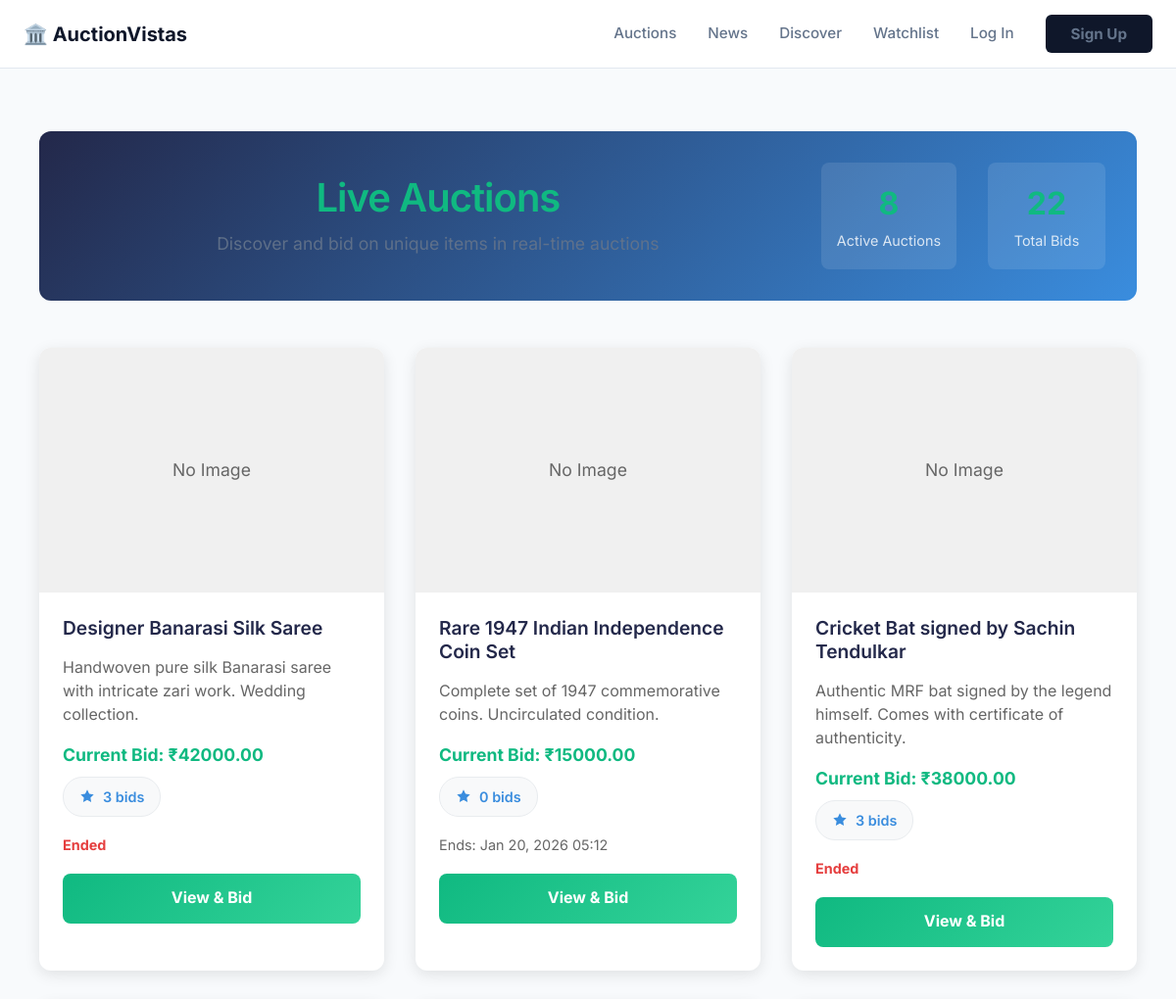
The app's page /marketplace/live-auctions/ (upper part), older data.
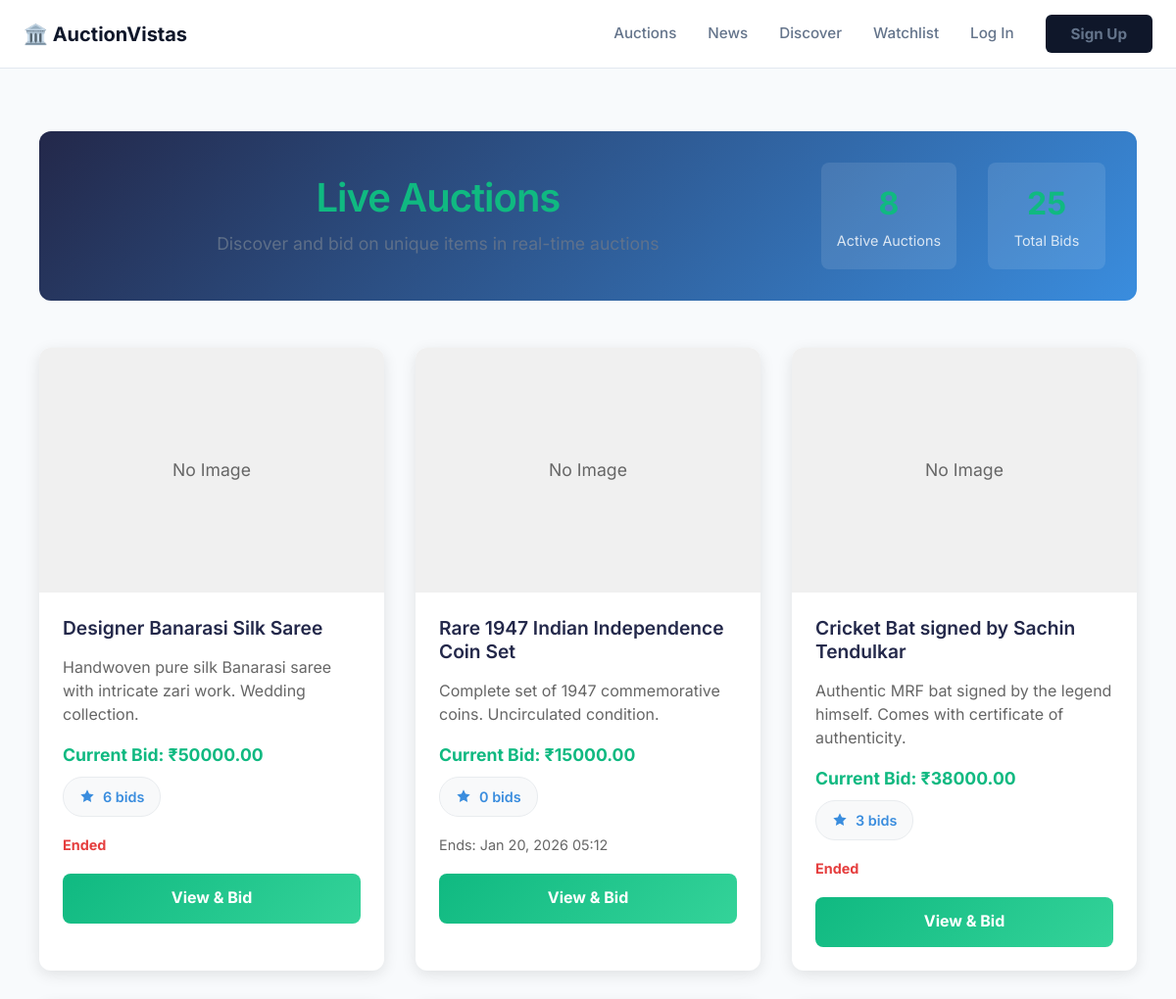
The same page, newer data.
### auctions/models.py (models this page shows, shortened)
class Auction(models.Model):
    title = models.CharField(max_length=255)
    description = models.TextField()
    starting_price = models.DecimalField(max_digits=20, decimal_places=2)
    current_price = models.DecimalField(max_digits=20, decimal_places=2, default=0)
    end_time = models.DateTimeField()
    owner = models.ForeignKey(User, on_delete=models.CASCADE, related_name='auctions')
    is_active = models.BooleanField(default=True)
    created_at = models.DateTimeField(auto_now_add=True)
    image = models.ImageField(upload_to='auction_images/', null=True, blank=True)
    category = models.ForeignKey(
        Category,
        on_delete=models.SET_NULL,
        null=True,
        blank=True,
        related_name='auctions'
    )
    is_featured = models.BooleanField(default=False)
    featured_order = models.IntegerField(default=0)
    banner_image = models.ImageField(upload_to='auction_banners/', null=True, blank=True)
    view_count = models.PositiveIntegerField(default=0)

### marketplace/views.py (the view)
# urls.py: path('live-auctions/', views.live_auctions, name='live_auctions'),
def live_auctions(request):
    from django.db.models import Count
    auctions = Auction.objects.filter(is_active=True).annotate(
        bid_count=Count('bids')
    ).order_by('-created_at')
    total_bids = auctions.aggregate(total=Count('bids'))['total'] or 0
    context = {
        'auctions': auctions,
        'total_bids': total_bids,
        'page_title': 'Live Auctions',
        'page_description': 'Discover and bid on unique items in real-time auctions',
        'now': timezone.now()
    }
    return render(request, 'marketplace/live_auctions.html', context)

### news/context_processors.py (called while the page is built)
def latest_news(request):
    try:
        latest_articles = Article.objects.filter(status='published').order_by('-published_at')[:3]
        return {
            'latest_news_articles': latest_articles
        }
    except:
        return {
            'latest_news_articles': []
        }

### marketplace/templates/marketplace/live_auctions.html (shortened to what this page needs)
{% extends 'base.html' %}
{% block content %}
<div class="live-auctions-container">
    <div class="page-header">
        <div class="page-header-content">
            <h1>{{ page_title }}</h1>
            <p>{{ page_description }}</p>
        </div>
        <div class="page-header-stats">
            <div class="stat-item">
                <span class="stat-number">{{ auctions.count }}</span>
                <span class="stat-label">Active Auctions</span>
            </div>
            <div class="stat-item">
                <span class="stat-number">{{ total_bids|default:"0" }}</span>
                <span class="stat-label">Total Bids</span>
            </div>
        </div>
    </div>
    {% if auctions %}
        <div class="auction-cards-grid">
            {% for auction in auctions %}
            <div class="auction-card">
                {% if auction.image %}
                    <img src="{{ auction.image.url }}" alt="{{ auction.title }}" class="auction-image">
                {% else %}
                    <div class="auction-image-placeholder">No Image</div>
                {% endif %}
                <div class="auction-details">
                    <h3>{{ auction.title }}</h3>
                    <p class="auction-description">{{ auction.description|truncatewords:20 }}</p>
                    <div class="auction-meta">
                        <span class="current-price">Current Bid: ₹{{ auction.current_price }}</span>
                        <div class="bids-count-container">
                            <svg class="bid-icon" viewBox="0 0 24 24">
                                <path d="M12 2l3.09 6.26L22 9.27l-5 4.87 1.18 6.88L12 17.77l-6.18 3.25L7 14.14 2 9.27l6.91-1.01L12 2z"/>
                            </svg>
                            <span class="bids-count">{{ auction.bid_count }} bid{{ auction.bid_count|pluralize }}</span>
                        </div>
                    </div>
                    <div class="auction-timer">
                        {% if auction.end_time|date:'U' < now|date:'U' %}
                            <span class="time-remaining" style="color: #e53e3e; font-weight: bold;">Ended</span>
                        {% else %}
                            <span class="time-remaining">Ends: {{ auction.end_time|date:"M d, Y H:i" }}</span>
                        {% endif %}
                    </div>
                    <a href="{% url 'auction_detail' auction.id %}" class="bid-button">View & Bid</a>
                </div>
            </div>
            {% endfor %}
        </div>
    {% else %}
        <div class="no-auctions">
            <h3>No Live Auctions Currently</h3>
            <p>Check back soon for new auctions or browse our upcoming items!</p>
            <a href="{% url 'marketplace:upcoming_items' %}" class="cta-button">View Upcoming Items</a>
        </div>
    {% endif %}
</div>
{% endblock %}

Row changes from the older to the newer data that the page shows:
changed Auction "Designer Banarasi Silk Saree": current_price "42000.00" → "50000.00"; bid_count "3" → "6"
